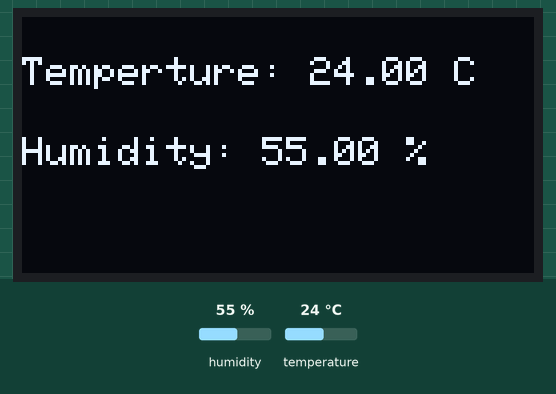
A sketch run on a simulated Arduino Uno, built with avr-gcc and run on an emulated ATmega328P. Shown: 128×64 one-colour display. The inputs (shaded band) are chosen by the test bench; at power-on: humidity 55 %, temperature 24 °C. What the sketch prints to the serial monitor is not drawn.

Above: at 2.9 s.
3.0 s: humidity set to 22 %
At 4.5 s:
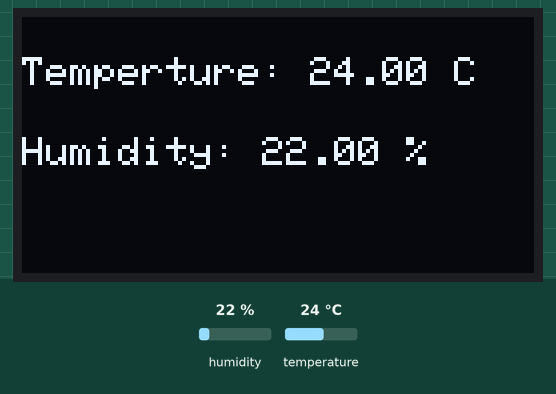
5.8 s: temperature set to 12 °C
At 6.8 s:
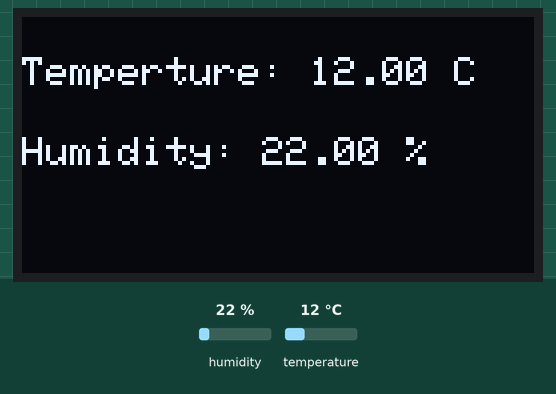
8.6 s: humidity set to 40 %
At 11.5 s:
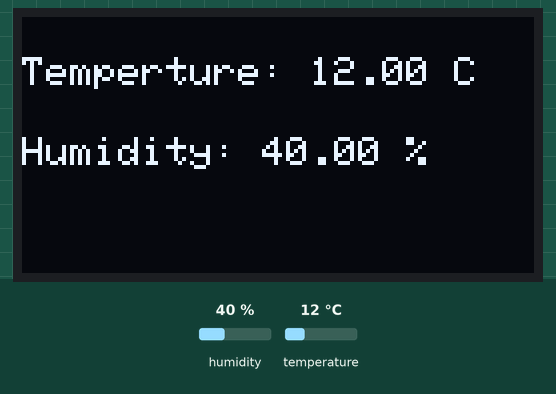
11.8 s: temperature set to 19 °C
Timing chart, 0 to 14.8 s (numbered marks = the images above; inputs shaded):
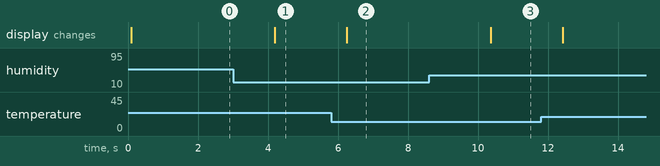

The sketch:

DHT11.ino
```cpp
#include <Wire.h>
#include <Adafruit_GFX.h>
#include <Adafruit_SH1106.h>
#include <DHT.h>

// OLED Setup
#define OLED_RESET -1
Adafruit_SH1106 display(OLED_RESET);
#define OLED_I2C_ADDR 0x3C

// DHT11 Setup
#define DHTPIN 2
#define DHTTYPE DHT11
DHT dht(DHTPIN, DHTTYPE);

void setup() {
    Serial.begin(9600);
    dht.begin();

    display.begin(SH1106_I2C_ADDRESS, OLED_I2C_ADDR);
    display.clearDisplay();
}

void loop() {
    float humidity = dht.readHumidity();
    float temperature = dht.readTemperature();

    Serial.print("Temp: "); Serial.print(temperature); Serial.print(" C, ");
    Serial.print("Humidity: "); Serial.print(humidity); Serial.println(" %");

    display.clearDisplay();
    display.setTextSize(1.7);
    display.setTextColor(WHITE);
    display.setCursor(0, 10);
    display.print("Temperture: "); display.print(temperature); display.print(" C");

    display.setCursor(0, 30);
    display.print("Humidity: "); display.print(humidity); display.print(" %");

    display.display();
    delay(2000);
}
```

Measured:
- after the input at 3.0 s, the display: changes after 1.2 s (image 1)
- after the input at 5.8 s, the display: changes after 0.45 s (image 2)
- after the input at 8.6 s, the display: changes after 1.8 s (image 3)
